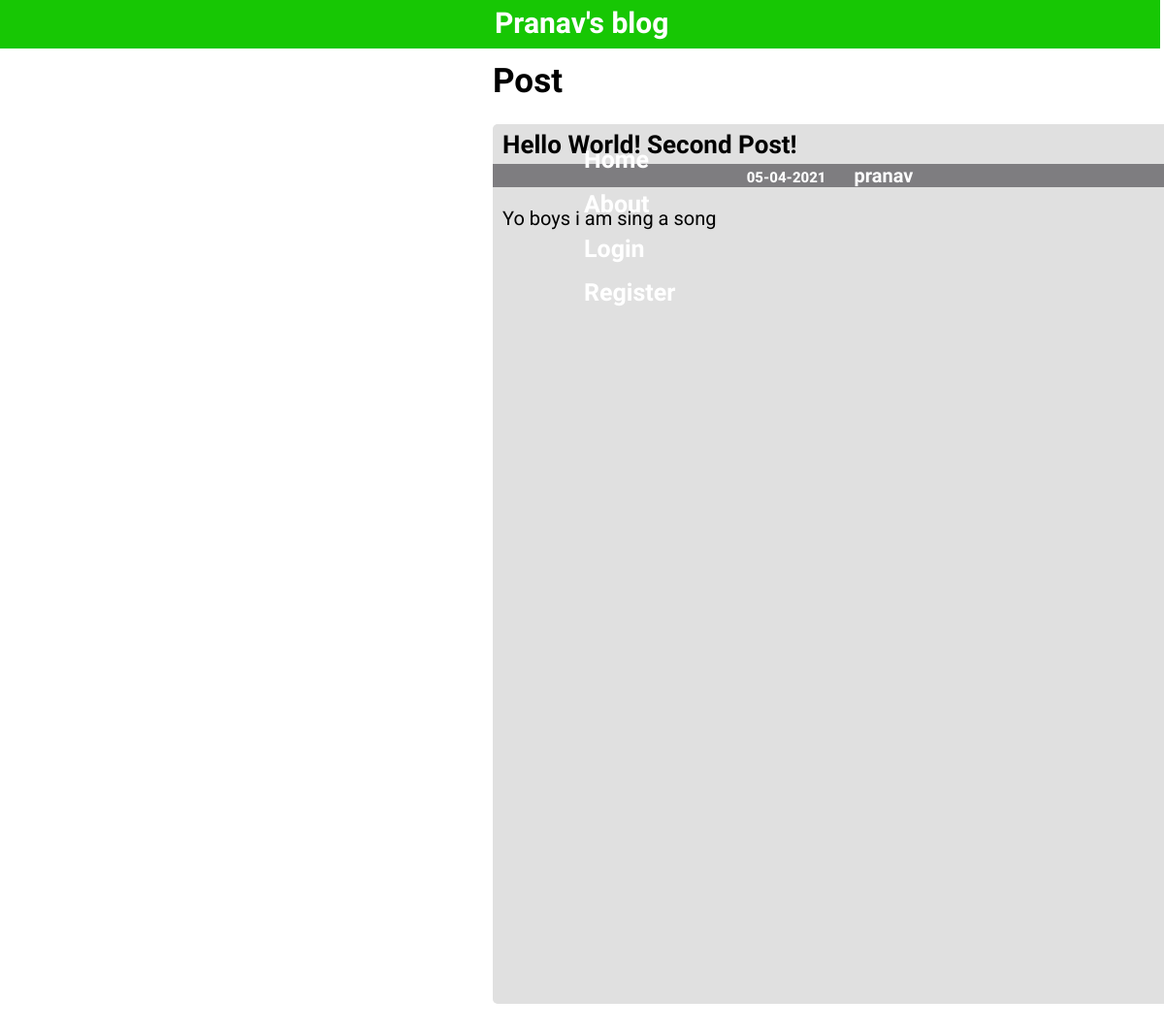
Screenshot of /tester/post/2 with the database file from the repository.
### flaskblog/models.py (models this page shows, shortened)
class Post(db.Model):
    id = db.Column(db.Integer,primary_key=True)
    date = db.Column(db.DateTime,nullable=False,default=dt.datetime.utcnow)
    title = db.Column(db.String(35),nullable=False)
    content = db.Column(db.Text,nullable=False)
    user_id = db.Column(db.Integer,db.ForeignKey('user.id'),nullable=False)

class User(db.Model,UserMixin):
    id = db.Column(db.Integer,primary_key=True)
    username = db.Column(db.String(20),unique=True,nullable=False)
    email = db.Column(db.String(120),unique=True,nullable=False)
    image_file = db.Column(db.String(20),nullable=False,default='default.png')
    password = db.Column(db.String(60),nullable=False)
    posts = db.relationship('Post',backref='author',lazy=True)

### flaskblog/posts/routes.py (the view)
@posts.route("/<username>/post/<id>")
def post_page(username,id):
    post = Post.query.filter_by(id=id).first()
    post_div_length = ((len(post.content)/3000)+1)*900
    return render_template("post_page.html",title="Post",post=post,post_div_length=post_div_length)

### flaskblog/templates/post_page.html (shortened to what this page needs)
{% extends "layout.html" %}
{% block content %}
  <h1 style="margin-left:500px;">Post</h1>
  <div class="post" style="margin-top:0px;height:{{ post_div_length }}px;width:700px;">
    <div style="height:1px;"></div>
    <h1 style="margin-top:5px;margin-bottom:25px;font-size:26px;">{{ post.title }}</h1>
    <div style="text-align:center;background-color:#7e7d80;color:white;">
      <h2 style="display:inline;margin-right:15px;font-family:'Roboto',sans-serif;font-size:15px;">{{ post.date.strftime('%d-%m-%Y') }}</h2>
      <h2 style="display:inline;margin-right:15px;"><a style="text-decoration:none;color:inherit;" href="{{ url_for('users.profile',username=post.author.username) }}">{{ post.author.username }}</a></h2>
    </div>
    <pre style="white-space:pre-wrap;"><h3 style="font-family:'Roboto',sans-serif;font-weight:normal;">{{ post.content }}</h3></pre>
  </div>
{% endblock content %}

### flaskblog/static/css/layout.css (style rules this page uses)
.post { height:500px; width:500px; background-color: #e0e0e0; margin-top: 50px; margin-bottom: auto; margin-right: auto; margin-left: 500px; border-radius: 5px; }
h1 { font-family: 'Raleway', sans-serif; font-weight: 800; font-size: 35px; margin-left: 10px; }
h2 { font-family: 'Raleway', sans-serif; font-weight: 800; font-size: 20px; margin-left: 10px; }
h3 { font-family: 'Raleway', sans-serif; font-weight: 700; font-size: 20px; margin-left: 10px; }

### rows the page displays
Post: title "Hello World! Second Post!", date "05-04-2021", content "Yo boys i am sing a song"
User: author.username "pranav"
